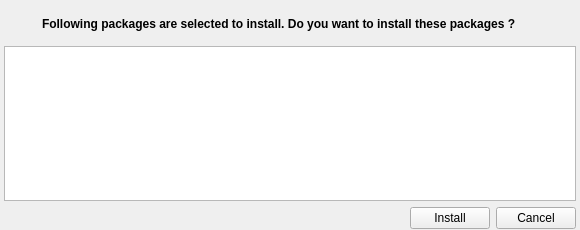
<?xml version="1.0" encoding="UTF-8"?>
<ui version="4.0">
 <class>PmWindow</class>
 <widget class="QWidget" name="PmWindow">
  <property name="geometry">
   <rect>
    <x>0</x>
    <y>0</y>
    <width>580</width>
    <height>230</height>
   </rect>
  </property>
  <property name="minimumSize">
   <size>
    <width>550</width>
    <height>170</height>
   </size>
  </property>
  <property name="windowTitle">
   <string>Package Manager Quick Install</string>
  </property>
  <property name="windowIcon">
   <iconset resource="../data/data.qrc">
    <normaloff>:/data/package-manager-icon-systemtr.svg</normaloff>:/data/package-manager-icon-systemtr.svg</iconset>
  </property>
  <layout class="QGridLayout" name="gridLayout">
   <property name="leftMargin">
    <number>4</number>
   </property>
   <property name="topMargin">
    <number>8</number>
   </property>
   <property name="rightMargin">
    <number>4</number>
   </property>
   <property name="bottomMargin">
    <number>1</number>
   </property>
   <item row="0" column="0" rowspan="2">
    <widget class="QLabel" name="label_2">
     <property name="sizePolicy">
      <sizepolicy hsizetype="Fixed" vsizetype="Fixed">
       <horstretch>0</horstretch>
       <verstretch>0</verstretch>
      </sizepolicy>
     </property>
     <property name="minimumSize">
      <size>
       <width>32</width>
       <height>32</height>
      </size>
     </property>
     <property name="maximumSize">
      <size>
       <width>32</width>
       <height>32</height>
      </size>
     </property>
     <property name="text">
      <string/>
     </property>
     <property name="pixmap">
      <pixmap resource="../data/data.qrc">:/data/pisianime.mng</pixmap>
     </property>
     <property name="scaledContents">
      <bool>true</bool>
     </property>
    </widget>
   </item>
   <item row="0" column="1" rowspan="2">
    <widget class="QLabel" name="label">
     <property name="font">
      <font>
       <weight>75</weight>
       <bold>true</bold>
      </font>
     </property>
     <property name="text">
      <string>Following packages are selected to install. Do you want to install these packages ?</string>
     </property>
     <property name="wordWrap">
      <bool>true</bool>
     </property>
    </widget>
   </item>
   <item row="2" column="0" colspan="2">
    <widget class="PackageView" name="packageList">
     <property name="whatsThis">
      <string>Package List</string>
     </property>
     <property name="horizontalScrollBarPolicy">
      <enum>Qt::ScrollBarAlwaysOff</enum>
     </property>
     <property name="editTriggers">
      <set>QAbstractItemView::NoEditTriggers</set>
     </property>
     <property name="showDropIndicator" stdset="0">
      <bool>false</bool>
     </property>
     <property name="dragDropOverwriteMode">
      <bool>false</bool>
     </property>
     <property name="alternatingRowColors">
      <bool>true</bool>
     </property>
     <property name="selectionMode">
      <enum>QAbstractItemView::NoSelection</enum>
     </property>
     <property name="selectionBehavior">
      <enum>QAbstractItemView::SelectRows</enum>
     </property>
     <property name="showGrid">
      <bool>false</bool>
     </property>
     <property name="wordWrap">
      <bool>true</bool>
     </property>
     <property name="cornerButtonEnabled">
      <bool>false</bool>
     </property>
     <attribute name="horizontalHeaderVisible">
      <bool>false</bool>
     </attribute>
     <attribute name="horizontalHeaderStretchLastSection">
      <bool>true</bool>
     </attribute>
     <attribute name="verticalHeaderVisible">
      <bool>false</bool>
     </attribute>
     <attribute name="verticalHeaderMinimumSectionSize">
      <number>52</number>
     </attribute>
     <attribute name="verticalHeaderDefaultSectionSize">
      <number>52</number>
     </attribute>
    </widget>
   </item>
   <item row="3" column="0" colspan="2">
    <layout class="QHBoxLayout" name="horizontalLayout">
     <item>
      <widget class="QLabel" name="label_size">
       <property name="text">
        <string/>
       </property>
      </widget>
     </item>
     <item>
      <spacer name="horizontalSpacer">
       <property name="orientation">
        <enum>Qt::Horizontal</enum>
       </property>
       <property name="sizeHint" stdset="0">
        <size>
         <width>152</width>
         <height>21</height>
        </size>
       </property>
      </spacer>
     </item>
     <item>
      <widget class="QPushButton" name="button_install">
       <property name="text">
        <string>Install</string>
       </property>
      </widget>
     </item>
     <item>
      <widget class="QPushButton" name="button_cancel">
       <property name="text">
        <string>Cancel</string>
       </property>
       <property name="shortcut">
        <string notr="true">Esc</string>
       </property>
      </widget>
     </item>
    </layout>
   </item>
  </layout>
 </widget>
 <customwidgets>
  <customwidget>
   <class>PackageView</class>
   <extends>QTableView</extends>
   <header location="global">packageview.h</header>
  </customwidget>
 </customwidgets>
 <resources>
  <include location="../data/data.qrc"/>
 </resources>
 <connections/>
</ui>
